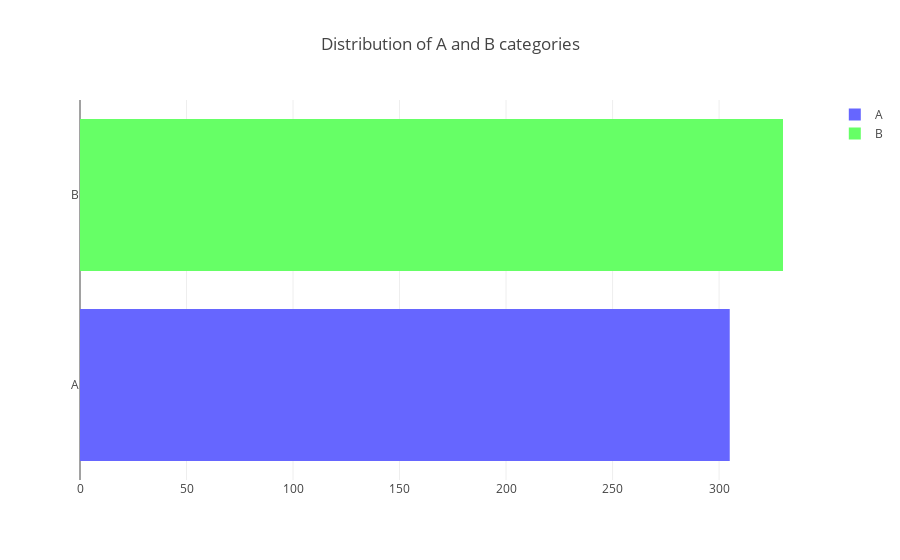

The notebook cell this image was saved under:
### Code cell
counts = data.groupby('Category').Category.count()
fig = { 'data': [
    go.Bar(x = [x],
           y = [y],
           name = y,
           orientation = 'h',
           marker = {'color': {'A': '#6666ff', 'B': '#66ff66'}[y]}
          ) for y,x in list(counts.items())],
    'layout': {
        'title': 'Distribution of A and B categories',
        'width': 5
    }
}

go.Layout()

ply.offline.iplot(fig, validate=False)

### Figure 1 — Plotly figure (JSON) as saved in the notebook; plotly's stock layout.template omitted (floating-point values rounded to 4 significant figures)
{"data": [{"marker": {"color": "#6666ff"}, "name": "A", "orientation": "h", "type": "bar", "x": [305], "y": ["A"]}, {"marker": {"color": "#66ff66"}, "name": "B", "orientation": "h", "type": "bar", "x": [330], "y": ["B"]}], "layout": {"autosize": true, "title": "Distribution of A and B categories", "xaxis": {"autorange": true, "range": [0, 347.4], "type": "linear"}, "yaxis": {"autorange": true, "range": [-0.5, 1.5], "type": "category"}}}
